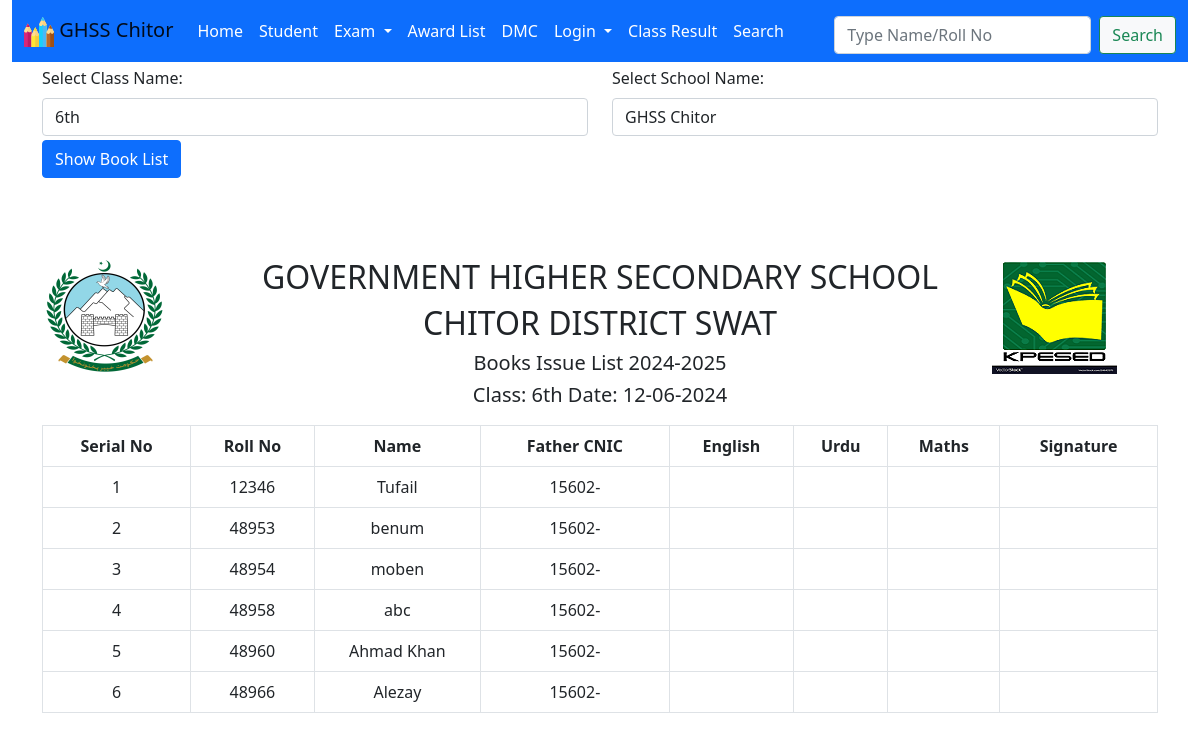
/book_list.php, run on the app's committed database.
### tables this page shows
CREATE TABLE `subjects` (
  `Id` int(11) NOT NULL,
  `Name` varchar(30) NOT NULL,
  `Status` tinyint(4) NOT NULL DEFAULT 1
);

CREATE TABLE `students_info` (
  `Roll_No` int(7) NOT NULL,
  `Name` varchar(30) NOT NULL,
  `FName` varchar(30) NOT NULL,
  `Gender` enum('Male','Female','Prefer Not To Say') NOT NULL DEFAULT 'Male',
  `Dob` date DEFAULT NULL,
  `Mobile_No` varchar(12) NOT NULL DEFAULT '03',
  `Admission_Date` date DEFAULT NULL,
  `Admission_No` int(6) DEFAULT NULL,
  `Father_Cnic` varchar(15) DEFAULT NULL,
  `Student_Form_B` varchar(15) DEFAULT NULL,
  `School` varchar(30) NOT NULL DEFAULT 'GHSS CHITOR',
  `Class` varchar(10) NOT NULL,
  `Class_Position` varchar(10) DEFAULT NULL,
  `Status` tinyint(1) NOT NULL DEFAULT 1,
  `Class_No` smallint(1) NOT NULL DEFAULT 999,
  `Graduation_Year` year(4) NOT NULL
);

### config.php (called while the page is built, shortened)
<?php
require_once 'sand_box.php';
if (isset($_SESSION['user'])) {
    $account_id=$_SESSION['user'];
    $account_id=Validate_input($account_id);
} else {
    $guest=Select_Single_Column_Array_data(
        "Id", "employees", "Name", "'Guest'"
    );
     $account_id=$guest[0];
}
$selected_school_id_array=Select_Single_Column_Array_data(
    "Selected_School_Id", "setting", "User_Id", "$account_id"
);
 $selected_school_id=$selected_school_id_array[0];
$school_names=Select_Single_Column_Array_data(
    "Name", "schools", "Id", "$selected_school_id"
);
$selected_class_id_array=Select_Single_Column_Array_data(
    "Selected_Class_Id", "setting", "User_Id", "$account_id"
);
 $selected_class_id=$selected_class_id_array[0];
$class_names=Select_Single_Column_Array_data(
    "Name", "school_classes", "Id", "$selected_class_id"
);
 $SCHOOL_NAME = $school_names[0];
 $msg_value=Select_Single_Column_Array_data(
  "Msg", "header_msgs", "Id", "2"
);
$SCHOOL_FULL_NAME = $msg_value[0];
 $msg_value=Select_Single_Column_Array_data(
  "Msg", "header_msgs", "Id", "3"
);
 $SCHOOL_LOCATION = $msg_value[0];
 $CLASS_NAME = $class_names[0];
?>

### book_list.php (the view, shortened to what this page needs)
<?php
require_once 'sand_box.php';
$link=$LINK;
?>
</head>
<body>
<div class="container">
  <form class="no-print" action="#" method="GET" >
    <div class="row">
      <?php
        $selected_class=$CLASS_NAME;
        select_class($selected_class);
        ?>
      </div>
      <button type="submit" name="submit" class="btn btn-primary mt-1">
        Show Book List
      </button>
    </form>
  </div>
<?php
if (isset($_GET['submit'])) {
    $class_name=$_GET['class_exam'];
    $class_name=Validate_input($class_name);
    $school_name=$_GET['school'];
    $school_name=Validate_input($school_name);
} else {
    $class_name=$CLASS_NAME;
    $school_name=$SCHOOL_NAME;
}
?>
<div class="container">
  <div class="row m-t-1">
    <div class="log col-sm-2">
        <img src="./images/khyber.png" alt="khyber">
    </div>
    <div class="header text-center col-sm-8">
    <h2><?php echo $SCHOOL_FULL_NAME; ?> </h2>
      <h2><?php echo  $SCHOOL_LOCATION; ?>  </h2>
        <h5>Books Issue List <?php echo '20'.date('y').'-20'.date('y')+1;?>  </h5>
        <h5>
              Class: <?php echo $class_name; ?>
              Date: <?php  echo date('d-m-Y') ?>
        </h5>
    </div>
    <div class="logo2 col-sm-2">
      <img src="./images/kpesed.png" alt="kpesed.png">
    </div>
  </div>
</div>
<div class="container">
    <table class="table table-bordered" id="award-list">
        <thead>
    <tr> <th>Serial No</th> <th>Roll No </th> <th>Name </th>
     <th>Father CNIC</th>
     <?php
        $subjects=Select_Subjects_Of_class($school_name, $class_name);
        $number_of_subjects=count($subjects);
        for ($i=0; $i<count($subjects); $i++) {
            echo "<th>".$subjects[$i]['Name']."</th>";
        }
        ?>
    <th> Signature</th>
    </tr>
  </thead>
        <?php
        $q="Select Roll_No,Name,Father_Cnic from students_info
        WHERE Class='$class_name'
        AND School='$SCHOOL_NAME'
        AND Status='1' Order by Roll_No ASC";
        $qr=mysqli_query($link, $q) or die('Error in Q 1'.mysqli_error($link));
        $i=1;
        while ($qfa=mysqli_fetch_assoc($qr)) {
            echo  '<tr>
            <td>'.$i. '</td>
            <td>'.$qfa['Roll_No'].'</td>
            <td>'.$qfa['Name'].'</td>
            <td>'.$qfa['Father_Cnic'].'</td>';
            for ($j=1;$j<=$number_of_subjects;$j++) {
                echo "<td></td>";
            }
            echo'<td></td></tr>';
            $i++;
        }
        ?>
    </table>
</div>

### css/style.css (style rules this page uses)
table { text-align: center; margin: 10px auto; width: 90%; }
table td { max-width: 100px; }
.text-center { text-align: center; }
.m-t-1 { margin-top:80px; }
a { text-decoration: none; }
nav ul li a { color: white !important; }

### data on the page
subjects: Name "English"
subjects: Name "Urdu"
subjects: Name "Maths"
students_info: Roll_No "12346", Name "Tufail", Father_Cnic "15602-"
students_info: Roll_No "48953", Name "benum", Father_Cnic "15602-"
students_info: Roll_No "48954", Name "moben", Father_Cnic "15602-"
students_info: Roll_No "48958", Name "abc", Father_Cnic "15602-"
students_info: Roll_No "48960", Name "Ahmad Khan", Father_Cnic "15602-"
students_info: Roll_No "48966", Name "Alezay", Father_Cnic "15602-"

### other printed values
$SCHOOL_FULL_NAME "GOVERNMENT HIGHER SECONDARY SCHOOL"
$SCHOOL_LOCATION "CHITOR DISTRICT SWAT"
$class_name "6th"
form field class_exam "6th"
form field school "GHSS Chitor"
